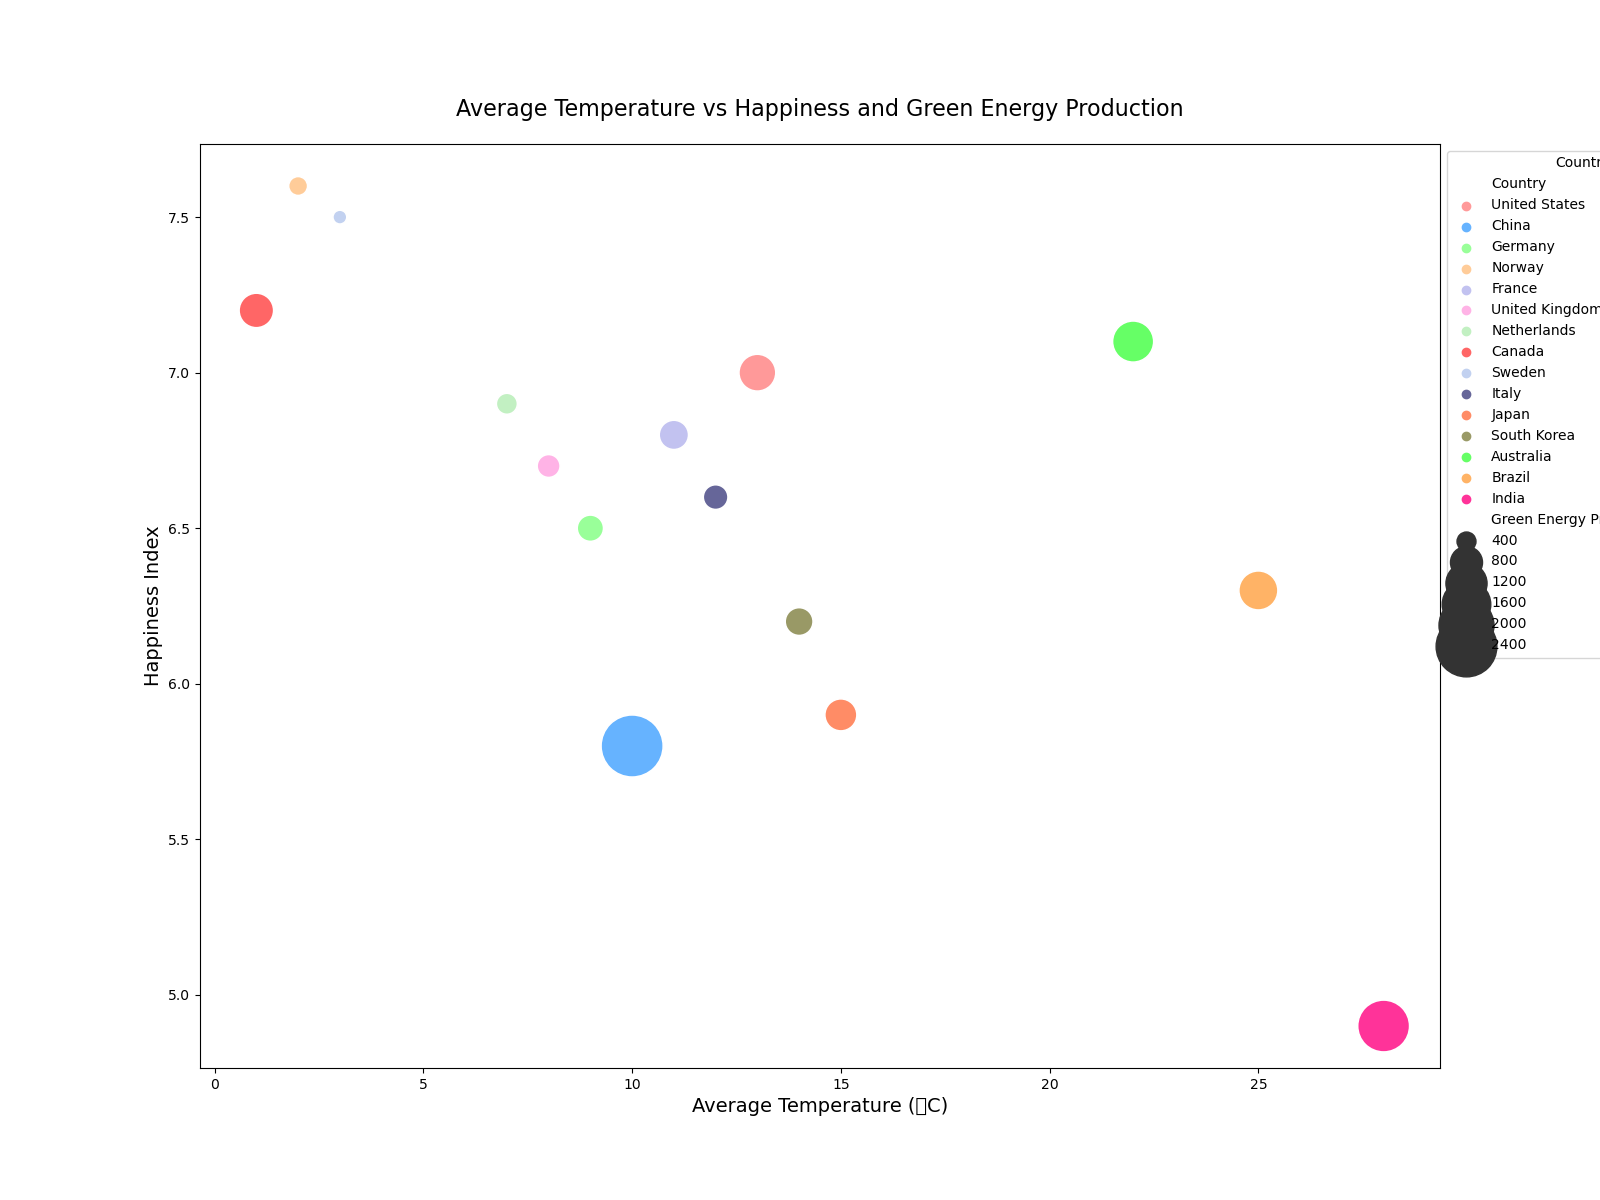

Write Python code to recreate this figure.

import pandas as pd
import seaborn as sns
import matplotlib.pyplot as plt

data = {
    'Country': ['United States', 'China', 'Germany', 'Norway', 'France', 'United Kingdom', 
                'Netherlands', 'Canada', 'Sweden', 'Italy', 'Japan', 'South Korea',
                'Australia', 'Brazil', 'India'],
    'Average Temperature (°C)': [13, 10, 9, 2, 11, 8, 7, 1, 3, 12, 15, 14, 22, 25, 28],
    'Green Energy Production (GWh)': [1000, 2500, 600, 400, 700, 500, 450, 900, 300, 550, 800, 650, 1200, 1100, 1800],
    'Happiness Index': [7.0, 5.8, 6.5, 7.6, 6.8, 6.7, 6.9, 7.2, 7.5, 6.6, 5.9, 6.2, 7.1, 6.3, 4.9],
    'Population (Millions)': [331, 1440, 83, 5, 65, 68, 17, 38, 10, 60, 126, 52, 26, 213, 1393]
}

df = pd.DataFrame(data)

plt.figure(figsize=(16, 12))
bubble_chart = sns.scatterplot(data=df, 
                               x='Average Temperature (°C)', 
                               y='Happiness Index', 
                               size='Green Energy Production (GWh)', 
                               hue='Country', 
                               palette=['#ff9999','#66b3ff','#99ff99','#ffcc99','#c2c2f0','#ffb3e6',
                                        '#c2f0c2','#ff6666','#c2d1f0','#666699','#ff8c66','#999966',
                                        '#66ff66','#ffb366','#ff3399'],
                               sizes=(100, 2000))

plt.title('Average Temperature vs Happiness and Green Energy Production', fontsize=16, pad=20)
plt.xlabel('Average Temperature (°C)', fontsize=14)
plt.ylabel('Happiness Index', fontsize=14)

bubble_chart.legend(loc='upper left', bbox_to_anchor=(1, 1), title='Country')

plt.show()
